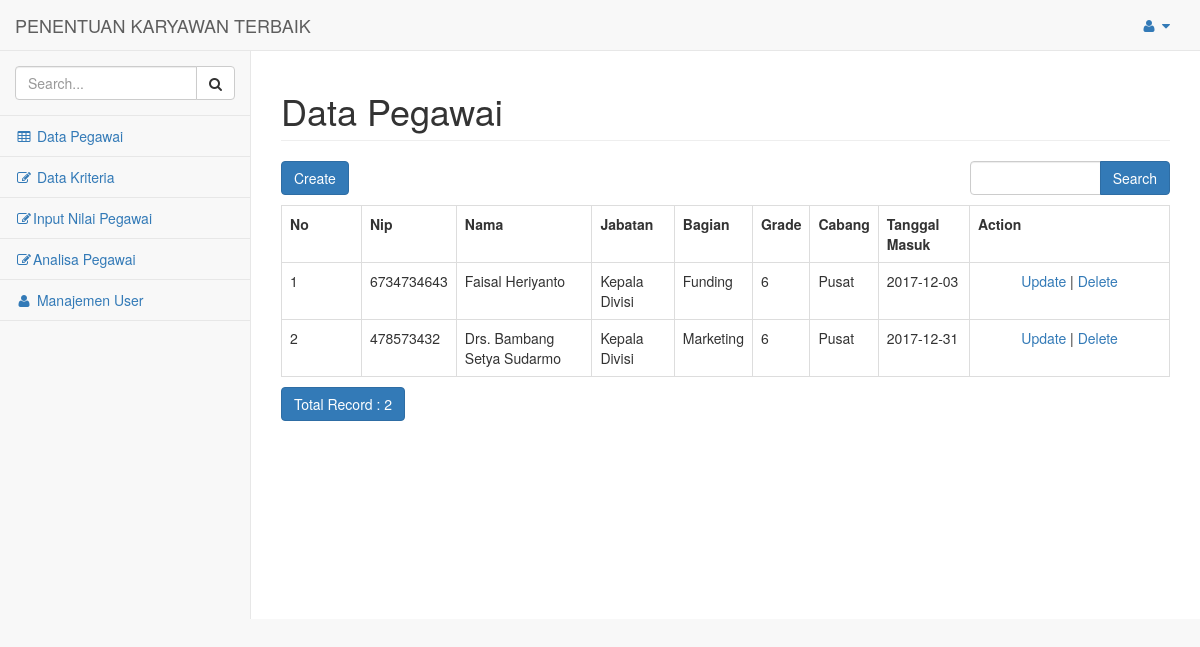
/index.php/pegawai, run on the app's committed database.
### tables this page shows
CREATE TABLE `pegawai` (
  `id_pegawai` int(11) NOT NULL,
  `nip` varchar(15) DEFAULT NULL,
  `nama` varchar(50) DEFAULT NULL,
  `jabatan` varchar(40) DEFAULT NULL,
  `bagian` varchar(30) DEFAULT NULL,
  `grade` varchar(2) DEFAULT NULL,
  `cabang` varchar(20) DEFAULT NULL,
  `tanggal_masuk` varchar(15) DEFAULT NULL,
  `nilai_analisa` varchar(5) DEFAULT '0'
);

### application/controllers/Pegawai.php (called while the page is built, shortened)
<?php
class Pegawai extends CI_Controller
{
    function __construct()
    {
        $this->load->model('M_pegawai');
        $this->load->library('form_validation');
    }
    public function index()
    {
        $q = urldecode($this->input->get('q', TRUE));
        $start = intval($this->input->get('start'));
        if ($q <> '') {
            $config['base_url'] = base_url() . 'pegawai/index.html?q=' . urlencode($q);
            $config['first_url'] = base_url() . 'pegawai/index.html?q=' . urlencode($q);
        } else {
            $config['base_url'] = base_url() . 'pegawai/index.html';
            $config['first_url'] = base_url() . 'pegawai/index.html';
        }
        $config['per_page'] = 10;
        $config['page_query_string'] = TRUE;
        $config['total_rows'] = $this->M_pegawai->total_rows($q);
        $pegawai = $this->M_pegawai->get_limit_data($config['per_page'], $start, $q);
        $this->load->library('pagination');
        $this->pagination->initialize($config);
        $data = array(
            'pegawai_data' => $pegawai,
            'q' => $q,
            'pagination' => $this->pagination->create_links(),
            'total_rows' => $config['total_rows'],
            'start' => $start,
            'content' => 'pegawai/pegawai_list',
            'lokasi' => 'Data Pegawai',
        );
        $this->load->view('admin', $data);
    }
}

### index.php (called while the page is built, shortened)
<?php
require_once BASEPATH.'core/CodeIgniter.php';

### application/config/config.php (called while the page is built, shortened)
<?php
$config['base_url'] = "http://".$_SERVER['HTTP_HOST'];
$config['index_page'] = '';
$config['uri_protocol']	= 'REQUEST_URI';
$config['url_suffix'] = '.html';
$config['language']	= 'english';
$config['charset'] = 'UTF-8';
$config['enable_hooks'] = FALSE;
$config['subclass_prefix'] = 'MY_';
$config['composer_autoload'] = FALSE;
$config['permitted_uri_chars'] = 'a-z 0-9~%.:_\-';
$config['enable_query_strings'] = FALSE;
$config['controller_trigger'] = 'c';
$config['function_trigger'] = 'm';
$config['directory_trigger'] = 'd';
$config['allow_get_array'] = TRUE;
$config['log_threshold'] = 0;
$config['log_path'] = '';
$config['log_file_extension'] = '';
$config['log_file_permissions'] = 0644;
$config['log_date_format'] = 'Y-m-d H:i:s';
$config['error_views_path'] = '';
$config['cache_path'] = '';
$config['cache_query_string'] = FALSE;
$config['encryption_key'] = '';
$config['sess_driver'] = 'files';
$config['sess_cookie_name'] = 'ci_session';
$config['sess_expiration'] = 7200;
$config['sess_save_path'] = NULL;
$config['sess_match_ip'] = FALSE;
$config['sess_time_to_update'] = 300;
$config['sess_regenerate_destroy'] = FALSE;
$config['cookie_prefix']	= '';
$config['cookie_domain']	= '';
$config['cookie_path']		= '/';
$config['cookie_secure']	= FALSE;
$config['cookie_httponly'] 	= FALSE;
$config['standardize_newlines'] = FALSE;
$config['global_xss_filtering'] = FALSE;
$config['csrf_protection'] = FALSE;
$config['csrf_token_name'] = 'csrf_test_name';
$config['csrf_cookie_name'] = 'csrf_cookie_name';
$config['csrf_expire'] = 7200;
$config['csrf_regenerate'] = TRUE;
$config['csrf_exclude_uris'] = array();
$config['compress_output'] = FALSE;
$config['time_reference'] = 'local';
$config['rewrite_short_tags'] = FALSE;
$config['proxy_ips'] = '';

### application/models/M_pegawai.php (called while the page is built, shortened)
<?php
class M_pegawai extends CI_Model
{
    public $table = 'pegawai';
    public $id = 'id_pegawai';
    public $order = 'DESC';
    function total_rows($q = NULL) {
        $this->db->like('id_pegawai', $q);
	$this->db->or_like('nip', $q);
	$this->db->or_like('nama', $q);
	$this->db->or_like('jabatan', $q);
	$this->db->or_like('bagian', $q);
	$this->db->or_like('grade', $q);
	$this->db->or_like('cabang', $q);
	$this->db->or_like('tanggal_masuk', $q);
	$this->db->from($this->table);
        return $this->db->count_all_results();
    }
    function get_limit_data($limit, $start = 0, $q = NULL) {
        $this->db->order_by($this->id, $this->order);
        $this->db->like('id_pegawai', $q);
	$this->db->or_like('nip', $q);
	$this->db->or_like('nama', $q);
	$this->db->or_like('jabatan', $q);
	$this->db->or_like('bagian', $q);
	$this->db->or_like('grade', $q);
	$this->db->or_like('cabang', $q);
	$this->db->or_like('tanggal_masuk', $q);
	$this->db->limit($limit, $start);
        return $this->db->get($this->table)->result();
    }
}

### application/views/pegawai/pegawai_list.php (the view, shortened to what this page needs)
<div class="row" style="margin-bottom: 10px">
            <div class="col-md-4">
                <?php echo anchor(site_url('pegawai/create'),'Create', 'class="btn btn-primary"'); ?>
            </div>
            <div class="col-md-4 text-center">
            </div>
            <div class="col-md-1 text-right">
            </div>
            <div class="col-md-3 text-right">
                <form action="<?php echo site_url('pegawai/index'); ?>" class="form-inline" method="get">
                    <div class="input-group">
                        <input type="text" class="form-control" name="q" value="<?php echo $q; ?>">
                        <span class="input-group-btn">
                          <button class="btn btn-primary" type="submit">Search</button>
                        </span>
                    </div>
                </form>
            </div>
        </div>
        <table class="table table-bordered" style="margin-bottom: 10px">
            <tr>
                <th>No</th>
        <th>Nip</th>
        <th>Nama</th>
        <th>Jabatan</th>
        <th>Bagian</th>
        <th>Grade</th>
        <th>Cabang</th>
        <th>Tanggal Masuk</th>
        <th>Action</th>
            </tr><?php
            foreach ($pegawai_data as $pegawai)
            {
                ?>
                <tr>
            <td width="80px"><?php echo ++$start ?></td>
            <td><?php echo $pegawai->nip ?></td>
            <td><?php echo $pegawai->nama ?></td>
            <td><?php echo $pegawai->jabatan ?></td>
            <td><?php echo $pegawai->bagian ?></td>
            <td><?php echo $pegawai->grade ?></td>
            <td><?php echo $pegawai->cabang ?></td>
            <td><?php echo $pegawai->tanggal_masuk ?></td>
            <td style="text-align:center" width="200px">
                <?php
                echo anchor(site_url('pegawai/update/'.$pegawai->id_pegawai),'Update');
                echo ' | ';
                echo anchor(site_url('pegawai/delete/'.$pegawai->id_pegawai),'Delete','onclick="javasciprt: return confirm(\'Are You Sure ?\')"');
                ?>
            </td>
        </tr>
                <?php
            }
            ?>
        </table>
        <div class="row">
            <div class="col-md-6">
                <a href="#" class="btn btn-primary">Total Record : <?php echo $total_rows ?></a>
        </div>
            <div class="col-md-6 text-right">
            </div>
        </div>

### data on the page
pegawai: nip "6734734643", nama "Faisal Heriyanto", jabatan "Kepala Divisi", bagian "Funding", grade "6", cabang "Pusat", tanggal_masuk "2017-12-03", id_pegawai "Update", id_pegawai "Delete"
pegawai: nip "478573432", nama "Drs. Bambang Setya Sudarmo", jabatan "Kepala Divisi", bagian "Marketing", grade "6", cabang "Pusat", tanggal_masuk "2017-12-31", id_pegawai "Update", id_pegawai "Delete"

### other printed values
$lokasi "Data Pegawai"
anchor(site_url('pegawai/create'),'Create', 'class="btn btn-primary"') "Create"
$total_rows "2"
